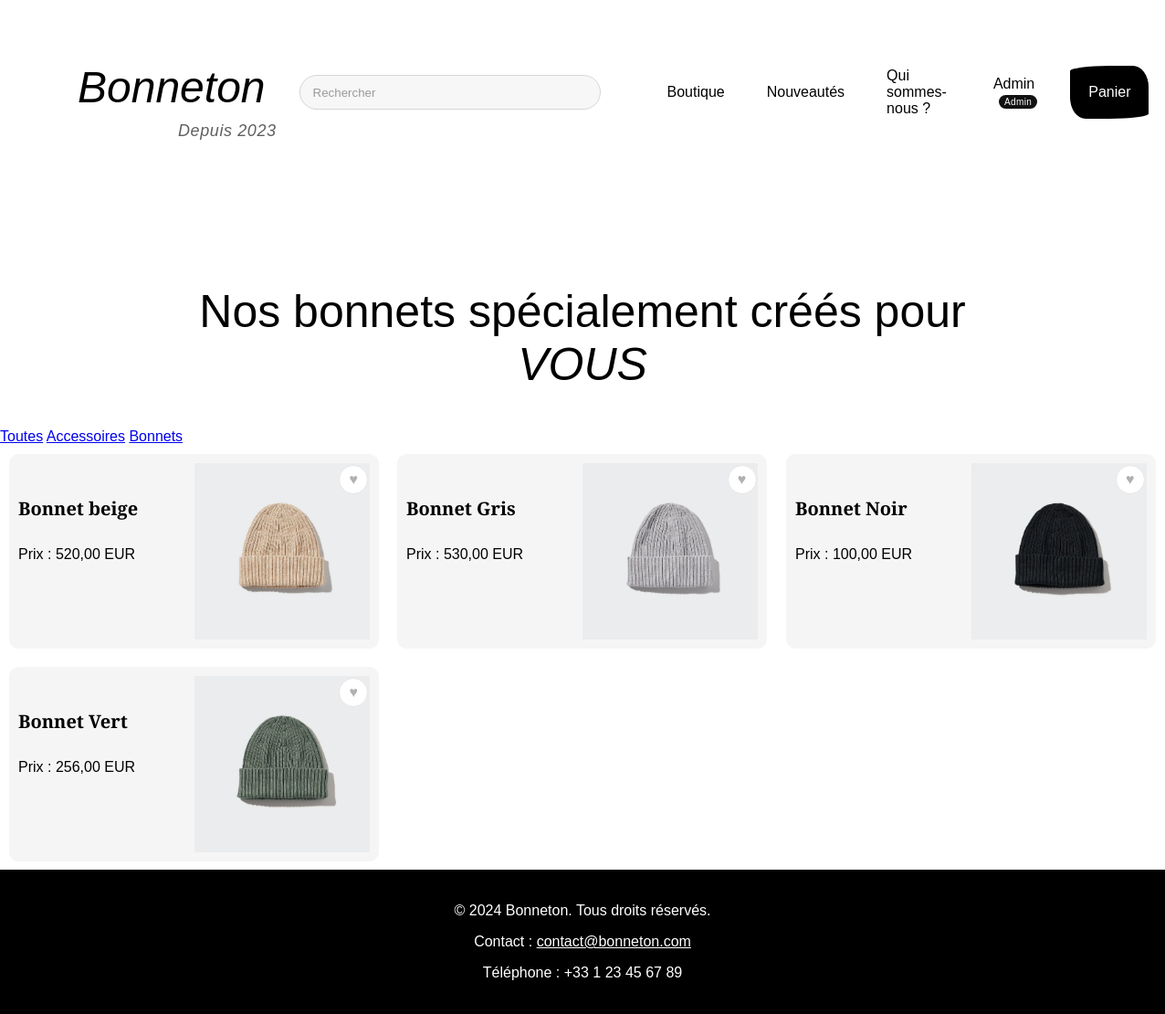
The app's page /public/article.php (signed in) with its own data.
### tables this page shows
CREATE TABLE `categories` (
  `id` int(11) NOT NULL,
  `name` varchar(100) NOT NULL
);

CREATE TABLE `article` (
  `id` int(11) NOT NULL,
  `user_id` int(11) NOT NULL,
  `article_name` text NOT NULL,
  `caract` text NOT NULL,
  `img` text NOT NULL,
  `price_cents` int(11) NOT NULL DEFAULT 0,
  `currency` char(3) NOT NULL DEFAULT 'EUR',
  `stock` int(11) NOT NULL DEFAULT 0,
  `status` enum('active','out_of_stock','archived') NOT NULL DEFAULT 'active',
  `mise_en_vente` date NOT NULL,
  `nb_vente` int(11) NOT NULL DEFAULT 0,
  `created_at` timestamp NOT NULL DEFAULT current_timestamp(),
  `updated_at` timestamp NULL DEFAULT NULL ON UPDATE current_timestamp()
);

### public/includes/config.php (called while the page is built, shortened)
<?php
if (!function_exists('format_price')) {
    function format_price($cents, $currency = 'EUR')
    {
        $amount = number_format(((int) $cents) / 100, 2, ',', ' ');
        return $amount . ' ' . $currency;
    }
}

### public/includes/affichage_article.php (the view, shortened to what this page needs)
<?php
$article_classes = 'article';
if (!empty($reveal_style)) {
    $article_style = $reveal_style;
} else {
    $article_style = '';
}
if (!empty($reveal_class)) {
    $article_classes .= ' ' . $reveal_class;
}
$article_id = (int) ($row["id"] ?? 0);
$is_favorite = !empty($favorites_map) && isset($favorites_map[$article_id]);
echo "<div class='article-card'>";
if (isset($_SESSION['id'])) {
    echo "<form method='POST' action='actions/toggle-favori.php' class='favorite-form'>";
    echo "<button type='submit' class='favorite-button" . ($is_favorite ? " is-active" : "") . "' aria-label='Favori' title='Favori'>♥</button>";
    echo "</form>";
}
echo "<a class='article-link' href='page_details_article.php?id=" . e($article_id) . "'><div class='" . e($article_classes) . "' " . $article_style . ">";
echo "<div class='left-section'>";
echo "<br><br><h2>" . e($row["article_name"]) . "</h2><br>";
$price_cents = $row["price_cents"] ?? null;
$currency = $row["currency"] ?? 'EUR';
if ($price_cents !== null && function_exists('format_price')) {
    echo "<p>Prix : " . e(format_price($price_cents, $currency)) . "</p>";
} elseif ($price_cents !== null) {
    echo "<p>Prix : " . e($price_cents) . " €</p>";
}
echo "</div>";
echo "<div class='right-section'>";
$image_url = $row["image_url"] ?? $row["img"];
echo "<img src='" . e($image_url) . "' alt='" . e($row["article_name"]) . "'>";
echo "</div>";
echo "</div></a>";
echo "</div>";

### public/article.php (shortened to what this page needs)
<?php
include("includes/header.php");
?>
</head>
<body>
    <?php
    include("includes/menu.php");
    ?>
    <section class="haut reveal">
        <h1>Nos bonnets spécialement créés pour <i>VOUS</i></h1>
    </section>
    <?php
include 'includes/config.php';
$connexion = obtenirConnexion();
$category_id = isset($_GET['category']) ? (int) $_GET['category'] : 0;
$favorites_map = [];
$categories = [];
    $stmt_categories = $connexion->prepare("SELECT id, name FROM categories ORDER BY name ASC");
    $stmt_categories->execute();
    $result_categories = $stmt_categories->get_result();
    while ($cat = $result_categories->fetch_assoc()) {
        $categories[] = $cat;
    }
    if ($category_id > 0) {
        $stmt = $connexion->prepare("SELECT article.*, COALESCE(ai.url, article.img) AS image_url FROM article LEFT JOIN article_images ai ON ai.article_id = article.id AND ai.is_primary = 1 JOIN article_categories ac ON ac.article_id = article.id WHERE article.status = 'active' AND ac.category_id = ?");
        $stmt->bind_param("i", $category_id);
    } else {
        $stmt = $connexion->prepare("SELECT article.*, COALESCE(ai.url, article.img) AS image_url FROM article LEFT JOIN article_images ai ON ai.article_id = article.id AND ai.is_primary = 1 WHERE article.status = 'active'");
    }
    $stmt->execute();
    $resultat = $stmt->get_result();
    if (!empty($categories)) {
        echo "<div class='categories reveal'>";
        echo "<a href='article.php'>Toutes</a> ";
        foreach ($categories as $cat) {
            echo "<a href='article.php?category=" . e($cat['id']) . "'>" . e($cat['name']) . "</a> ";
        }
        echo "</div>";
    }
    if ($resultat->num_rows > 0) {
        $reveal_class = 'reveal';
        while ($row = $resultat->fetch_assoc()) {
            include("includes/affichage_article.php");
        }
    } else {
        echo "<p class='empty-state'>Aucun article trouvé.</p>";
    }
    echo "<br/>";
    include("includes/footer.php");
    ?>

### public/assets/css/stylebase.css (style rules this page uses)
html, body { height: 100%; margin: 0; padding: 0; }
body { font-family: 'Playfair Display', sans-serif; font-weight: thin; min-height: 100vh; display: flex; flex-direction: column; }
.haut { text-align: center; }
.haut h1 { font-size: 50px; font-weight: 400; text-align: center; padding: 50px 200px 0px; }
.haut h1 i { font-weight: 50px; }
.reveal { opacity: 0; transform: translateY(22px); transition: opacity 0.6s ease, transform 0.6s ease; transition-delay: var(--stagger-delay, 0ms); will-change: opacity, transform; }
.reveal-visible { opacity: 1; transform: translateY(0); }

### public/assets/css/article.css (style rules this page uses)
.article { width: calc(33.33% - 20px); border: 3px; margin: 10px; padding: 10px; display: inline-block; vertical-align: top; box-sizing: border-box; position: relative; background-color: #f5f5f5; cursor: pointer; border-radius: 10px; transition: transform 0.25s ease, box-shadow 0.25s ease; }
.article-card { position: relative; display: inline-block; width: calc(33.33% - 20px); margin: 10px; vertical-align: top; }
.article-card .article { width: 100%; margin: 0; }
.article-link { text-decoration: none; color: inherit; }
.favorite-form { position: absolute; top: 12px; right: 12px; z-index: 2; }
.favorite-button { width: 32px; height: 32px; border-radius: 999px; border: 1px solid #e6e6e6; background-color: #fff; color: #b0b0b0; font-size: 16px; cursor: pointer; line-height: 1; display: inline-flex; align-items: center; justify-content: center; transition: color 0.2s ease, border-color 0.2s ease, transform 0.2s ease; }
.left-section { width: 50%; float: left; }
.left-section h2, .left-section p { text-decoration: none; }
.right-section { width: 50%; float: left; }
.article img { width: 100%; display: block; }
.article h2 { font-size: 20px; margin-bottom: 5px; margin-top: 0; }
.article p { margin: 5px 0; }

### records on screen
categories: name "Accessoires"
categories: name "Bonnets"
article: article_name "Bonnet beige", format_price($price_cents, $currency) "520,00 EUR", shows a picture
article: article_name "Bonnet Gris", format_price($price_cents, $currency) "530,00 EUR", shows a picture
article: article_name "Bonnet Noir", format_price($price_cents, $currency) "100,00 EUR", shows a picture
article: article_name "Bonnet Vert", format_price($price_cents, $currency) "256,00 EUR", shows a picture

### other values on screen
$_SESSION['prenom'] "Admin"
